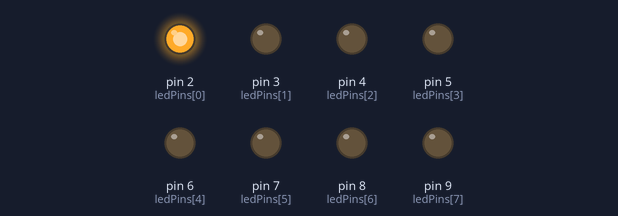
Bench run of a sketch on a simulated Arduino Uno, built with avr-gcc and run on an emulated ATmega328P. Shown: output pins drawn as LEDs (lit = HIGH).

Above: at 0.2 s.
At 1.2 s:
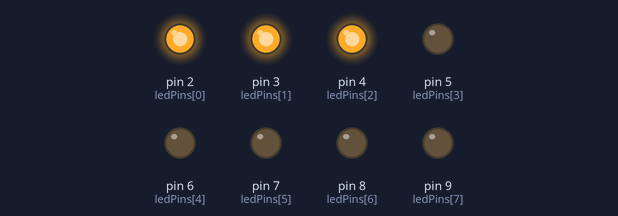
At 2.2 s:
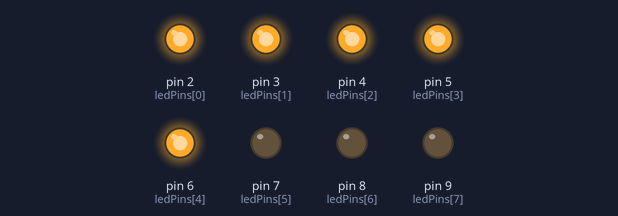
At 4.2 s:
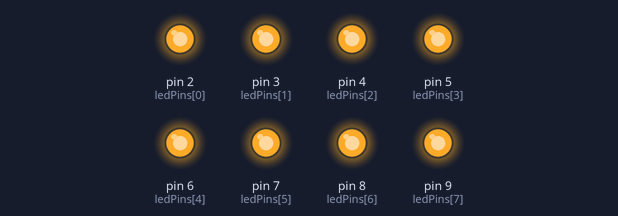
At 6.7 s:
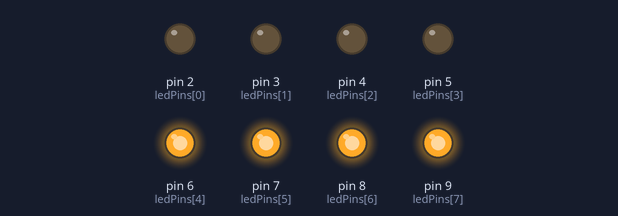
At 9.2 s:
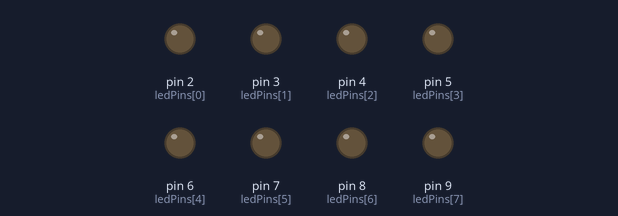
Timing chart, 0 to 13.0 s (numbered marks = the images above):
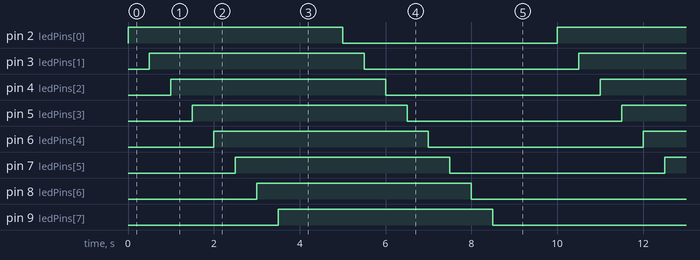

The sketch:

tesledall_0n.ino
```cpp
// =========== Normal Mode ============

//const byte ledPins[] = {
//   2, 3, 4, 5, 6, 7, 8, 9 };

// const byte NUM_LEDS = sizeof(ledPins) / sizeof(ledPins[0]);

// void setup() {
//   // Inisialisasi Serial (opsional)
//   Serial.begin(9600);
//   Serial.println("Program Start");

//   // Set semua pin sebagai OUTPUT dan nyalakan LED
//   for (byte i = 0; i < NUM_LEDS; i++) {
//     pinMode(ledPins[i], OUTPUT);
//     digitalWrite(ledPins[i], HIGH);   // LED ON
//   }

//   Serial.println("Semua LED Menyala");
// }

// void loop() {
//   // Pastikan semua LED tetap menyala
//   for (byte i = 0; i < NUM_LEDS; i++) {
//     digitalWrite(ledPins[i], HIGH);
//   }

//   delay(100);
// }

// ========= Pariasi Mode ===========

const byte ledPins[] = {2, 3, 4, 5, 6, 7, 8, 9};
const byte NUM_LEDS = sizeof(ledPins) / sizeof(ledPins[0]);

void setup() {
  for (byte i = 0; i < NUM_LEDS; i++) {
    pinMode(ledPins[i], OUTPUT);
    digitalWrite(ledPins[i], LOW);   // Semua LED mati
  }
}

void loop() {

  // Menyalakan LED satu per satu
  for (byte i = 0; i < NUM_LEDS; i++) {
    digitalWrite(ledPins[i], HIGH);
    delay(500);    // Jeda 0,5 detik
  }

  delay(1000);     // Semua LED menyala selama 1 detik

  // Mematikan LED satu per satu
  for (byte i = 0; i < NUM_LEDS; i++) {
    digitalWrite(ledPins[i], LOW);
    delay(500);
  }

  delay(1000);     // Semua LED mati selama 1 detik
}
```

Measured:
- by itself, pin 2 (ledPins[0]), pin 3 (ledPins[1]), pin 4 (ledPins[2]), pin 5 (ledPins[3]), pin 6 (ledPins[4]), pin 7 (ledPins[5]), pin 8 (ledPins[6]), pin 9 (ledPins[7]): alternates HIGH for 5.0 s and LOW for 5.0 s
- by itself, everything shown: repeats every 10.0 s, in 16 steps
